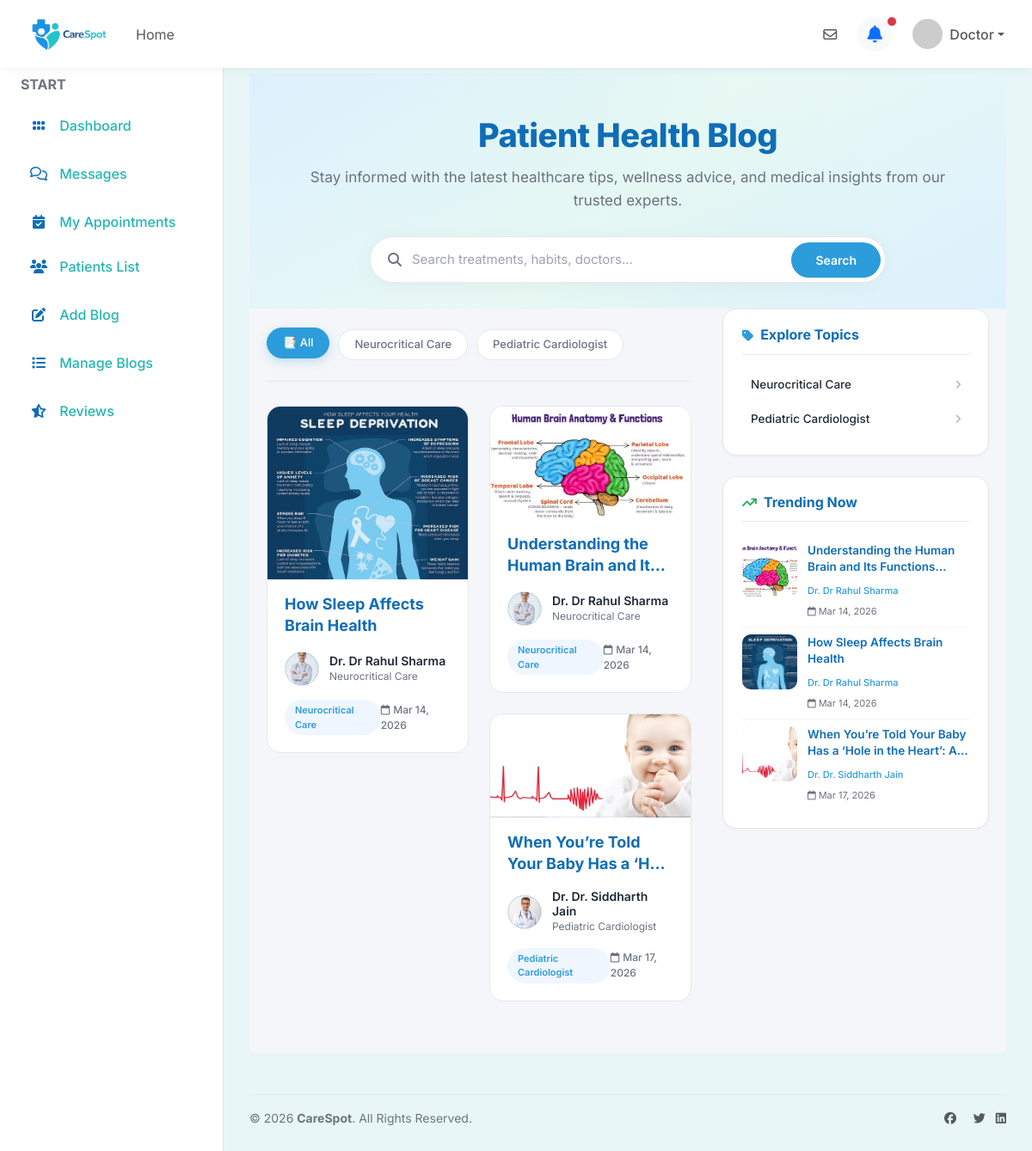
Page /patientBlogs/ on the committed database.
### user/models.py (models this page shows, shortened)
class tblSubcategory(models.Model):
    subcategoryID=models.AutoField(primary_key=True)
    subcategoryName=models.TextField(max_length=50)
    CategoryID=models.ForeignKey(tblCategory,on_delete=models.CASCADE)

class tblDoctorPost(models.Model):
    doctorPostID=models.AutoField(primary_key=True)
    doctorID=models.ForeignKey(tblDoctor,on_delete=models.CASCADE)
    title=models.TextField(max_length=100)
    description=models.TextField(max_length=500)
    thumbnail=models.ImageField(upload_to='images/')
    createDT=models.DateTimeField(auto_now_add=True)

class tblDoctor(models.Model):
    doctorID=models.AutoField(primary_key=True)
    userID=models.ForeignKey(tblUser,on_delete=models.CASCADE)
    displayName=models.TextField(max_length=50)
    displayContact=models.TextField(max_length=15)
    bio=models.TextField(max_length=500)
    subcategoryID=models.ForeignKey(tblSubcategory,on_delete=models.CASCADE)
    displayAddress=models.TextField(max_length=100)
    yearOfExperience=models.IntegerField()
    licenseNo=models.TextField(max_length=50)
    documents=models.FileField(upload_to='doctor_documents/')
    mode=models.IntegerField(default=1)
    consultationFees=models.DecimalField(max_digits=10, decimal_places=2, default=500.00)
    approval_status = models.CharField(max_length=20, default='pending', choices=[('pending', 'Pending'), ('approved', 'Approved'), ('rejected', 'Rejected')])

class tblUser(models.Model):
    userID=models.AutoField(primary_key=True)
    userName=models.TextField(max_length=50)
    password=models.TextField(max_length=10)
    registrationDT=models.DateTimeField(auto_now_add=True)
    profilePic=models.ImageField(upload_to='images/')
    email=models.TextField(max_length=100)
    mobileNumber=models.TextField(max_length=15)
    cityID=models.ForeignKey(tblCity,on_delete=models.CASCADE)
    IsDoctor=models.BooleanField(default=False)
    last_seen=models.DateTimeField(null=True, blank=True)

### user/views.py (the view)
# urls.py: path('patientBlogs/',views.patientBlogs , name='patientBlogs'),
def patientBlogs(request):
    user_id = request.session.get('user_id')
    is_following_anyone = False
    user = None
    c = None
    is_patient = False
    if user_id:
        user = tblUser.objects.filter(userID=user_id).first()
        if user:
            c = tblClient.objects.filter(userID=user.userID).first()
            if c:
                is_patient = True
    if is_patient:
        followed = tblFollow.objects.filter(userID=user).values_list('doctorID', flat=True)
        if followed.exists():
            is_following_anyone = True
            blogs = tblDoctorPost.objects.filter(doctorID__in=followed).order_by('?')
        else:
            is_following_anyone = False
            blogs = tblDoctorPost.objects.none()
    else:
        blogs = tblDoctorPost.objects.all().order_by('?')
    all_blog_categories = tblDoctorPost.objects.exclude(
        doctorID__subcategoryID__isnull=True
    ).values_list(
        'doctorID__subcategoryID__subcategoryName', flat=True
    ).distinct().order_by('doctorID__subcategoryID__subcategoryName')
    dynamic_tags = [cat for cat in all_blog_categories if cat]
    search_query = request.GET.get('search', '').strip()
    category_filter = request.GET.get('category', '').strip()
    if search_query:
        blogs = blogs.filter(
            models.Q(title__icontains=search_query) |
            models.Q(description__icontains=search_query) |
            models.Q(doctorID__subcategoryID__subcategoryName__icontains=search_query)
        )
    if category_filter:
        blogs = blogs.filter(
            doctorID__subcategoryID__subcategoryName=category_filter
        )
    trending_blogs = tblDoctorPost.objects.annotate(
        comment_count=models.Count('tblcomments', distinct=True),
        review_count=models.Count('doctorID__tblreview', distinct=True)
    ).order_by('-comment_count', '-review_count')[:3]
    c = None
    is_patient = False
    if user:
        c = tblClient.objects.filter(userID=user.userID).first()
        if c:
            is_patient = True
    if is_patient:
        base_template = 'patient_base.html'
    else:
        base_template = 'base.html'
    data = {
        'blogs': blogs,
        'trending_blogs': trending_blogs,
        'is_following_anyone': is_following_anyone,
        'recent_posts': tblDoctorPost.objects.all().order_by('-createDT')[:5],
        'user': user,
        'client': c,
        'base_template': base_template,
        'is_patient': is_patient,
        'search_query': search_query,
        'dynamic_tags': dynamic_tags,
        'category_filter': category_filter,
    }
    return render(request, 'patient_blogs.html', data)

### user/templates/patient_blogs.html (shortened to what this page needs)
{% extends base_template %}
{% block content %}
<div class="blog-page-wrapper">
  <div class="blog-hero-section">
    <div class="blog-hero-inner">
      <h1>Patient Health Blog</h1>
      <p>Stay informed with the latest healthcare tips, wellness advice, and medical insights from our trusted experts.</p>
      <form method="GET">
        <div class="blog-search-bar">
          <i class="fa-solid fa-magnifying-glass search-icon"></i>
          <input id="autocomplete-input" name="search" type="text" placeholder="Search treatments, habits, doctors..." value="{{ search_query|default_if_none:'' }}" />
          <button type="submit">Search</button>
        </div>
      </form>
    </div>
  </div>
  <div class="blog-page-layout">
    <div class="blog-content-main" id="dynamic-content">
      <div class="blog-categories">
        <a href="?" class="blog-cat-pill {% if not category_filter and not search_query %}active{% endif %}">📑 All</a>
        {% for tag in dynamic_tags %}
          <a href="?category={{ tag }}" class="blog-cat-pill {% if category_filter == tag %}active{% endif %}">{{ tag }}</a>
        {% endfor %}
      </div>
      {% if blogs %}
        <div class="masonry-grid">
          {% for blog in blogs %}
          <a href="{% url 'doctorPostDetails' blog.doctorPostID %}" class="masonry-card">
            <div class="masonry-card-img-container">
              {% if blog.thumbnail %}
                <img class="masonry-card-img" src="{{ blog.thumbnail.url }}" alt="{{ blog.title }}" onerror="this.src='https://images.unsplash.com/photo-1576091160399-112ba8d25d1d?w=800&auto=format&fit=crop&q=60';" />
              {% else %}
                <img class="masonry-card-img" src="https://images.unsplash.com/photo-1576091160399-112ba8d25d1d?w=800&auto=format&fit=crop&q=60" alt="Healthcare" />
              {% endif %}
            </div>
            <div class="masonry-card-content">
              <div class="masonry-card-topic">
                <h3>{{ blog.title }}</h3>
              </div>
              <div class="masonry-card-doctor">
                {% if blog.doctorID.userID.profilePic %}
                  <img class="masonry-card-doctor-avatar" src="{{ blog.doctorID.userID.profilePic.url }}" alt="{{ blog.doctorID.displayName }}" onerror="this.style.display='none';this.nextElementSibling.style.display='flex';" />
                {% else %}
                  <div class="masonry-card-doctor-avatar-placeholder">{{ blog.doctorID.displayName|make_list|first|upper }}</div>
                {% endif %}
                <div>
                  <div class="masonry-card-doctor-name">Dr. {{ blog.doctorID.displayName }}</div>
                  {% if blog.doctorID.subcategoryID %}
                    <div class="masonry-card-doctor-spec">{{ blog.doctorID.subcategoryID.subcategoryName }}</div>
                  {% endif %}
                </div>
              </div>
              <div class="masonry-card-footer">
                {% if blog.doctorID.subcategoryID %}
                  <span class="masonry-card-badge">{{ blog.doctorID.subcategoryID.subcategoryName }}</span>
                {% endif %}
                <span class="card-date"><i class="fa-regular fa-calendar" style="margin-right:4px;"></i>{{ blog.createDT|date:"M d, Y" }}</span>
              </div>
            </div>
          </a>
          {% endfor %}
        </div>
      {% endif %}
    </div>
    <aside class="blog-content-sidebar">
      <div class="blog-widget">
        <h3 class="blog-widget-title"><i class="fa-solid fa-tag" style="color: var(--blog-primary);"></i> Explore Topics</h3>
        <div>
          {% for tag in dynamic_tags %}
            <a href="?category={{ tag }}" class="sidebar-topic-item {% if category_filter == tag %}active{% endif %}">
              <span>{{ tag }}</span>
              <i class="fa-solid fa-chevron-right"></i>
            </a>
          {% empty %}
            <p style="color: var(--blog-muted); font-size: 13px; margin: 0;">No topics available yet.</p>
          {% endfor %}
        </div>
      </div>
      <div class="blog-widget">
        <h3 class="blog-widget-title"><i class="fa-solid fa-arrow-trend-up" style="color: var(--blog-secondary);"></i> Trending Now</h3>
        <div>
          {% for blog in trending_blogs|slice:":4" %}
          <a href="{% url 'doctorPostDetails' blog.doctorPostID %}" class="trending-item">
            {% if blog.thumbnail %}
              <img src="{{ blog.thumbnail.url }}" class="trending-item-img" alt="{{ blog.title }}" onerror="this.src='https://images.unsplash.com/photo-1576091160399-112ba8d25d1d?w=200&auto=format&fit=crop&q=60';" />
            {% else %}
              <img src="https://images.unsplash.com/photo-1576091160399-112ba8d25d1d?w=200&auto=format&fit=crop&q=60" class="trending-item-img" alt="{{ blog.title }}" />
            {% endif %}
            <div class="trending-item-info">
              <h4>{{ blog.title }}</h4>
              <span class="trending-doctor">Dr. {{ blog.doctorID.displayName }}</span>
              <br />
              <span class="trending-date"><i class="fa-regular fa-calendar" style="margin-right:3px;"></i>{{ blog.createDT|date:"M d, Y" }}</span>
            </div>
          </a>
          {% empty %}
            <p style="color: var(--blog-muted); font-size: 13px; margin: 0;">No trending posts found.</p>
          {% endfor %}
        </div>
      </div>
    </aside>
  </div>
</div>
{% endblock %}

### user/static/css/carespot-theme.css (style rules this page uses)
:root { --primary-color: #0F6DB6; --primary-dark: #0A5FA1; --secondary-color: #23B6B3; --accent-color: #3ED1C8; --background-color: #F4FAFB; --card-color: #FFFFFF; --text-color: #1E2A38; }
body { background-color: var(--background-color) !important; color: var(--text-color) !important; }
h1, h2, h3, h4, h5, h6, .h1, .h2, .h3, .h4, .h5, .h6 { color: #0F6DB6 !important; }
a { color: var(--primary-color); }

### user/templates/base.html (style rules this page uses)
:root { --bg-light: var(--background-color, #F4FAFB); --sidebar-width: 260px; }
body { font-family: 'Inter', sans-serif; background-color: var(--bg-light); overflow-x: hidden; }

### rows in the picture
tblSubcategory: subcategoryName "Neurocritical Care"
tblSubcategory: subcategoryName "Pediatric Cardiologist"
tblDoctorPost: thumbnail (picture), title "How Sleep Affects Brain Health", doctorID.userID.profilePic (picture), doctorID.displayName "Dr Rahul Sharma", doctorID.subcategoryID.subcategoryName "Neurocritical Care", createDT "Mar 14, 2026"
tblDoctorPost: thumbnail (picture), title "Understanding the Human Brain and…", doctorID.userID.profilePic (picture), doctorID.displayName "Dr Rahul Sharma", doctorID.subcategoryID.subcategoryName "Neurocritical Care", createDT "Mar 14, 2026", title "Understanding the Human Brain and Its…"
tblDoctorPost: thumbnail (picture), title "When You’re Told Your Baby Has a…", doctorID.userID.profilePic (picture), doctorID.displayName "Dr. Siddharth Jain", doctorID.subcategoryID.subcategoryName "Pediatric Cardiologist", createDT "Mar 17, 2026", title "When You’re Told Your Baby Has a ‘Hole in the Heart’:…"

### other values in the picture
{{ request.session.displayName|default:"Doctor" }} "Doctor"
